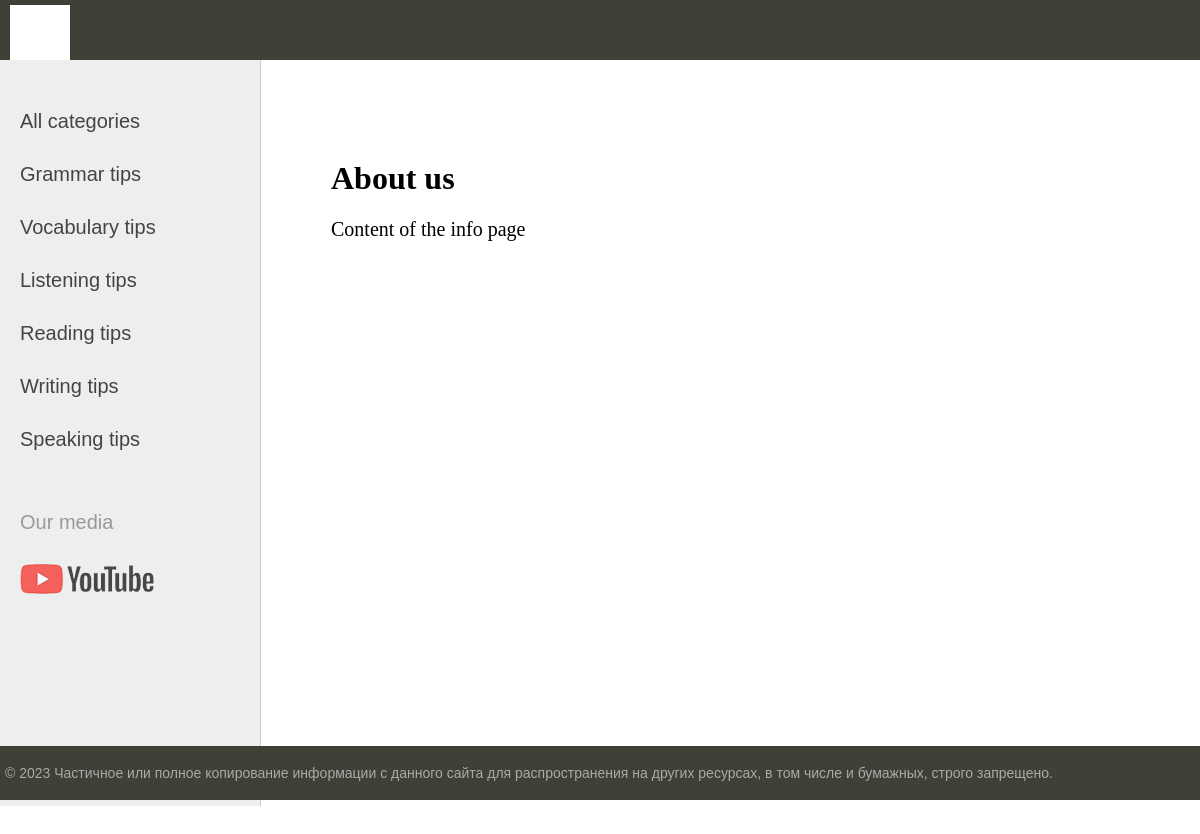
The page /about/ on the database its author committed.
### blog/models.py (models this page shows, shortened)
class Category(models.Model):
    name = models.CharField(max_length=100, db_index=True, verbose_name='Category')
    class Meta:
        verbose_name = 'Category'
        verbose_name_plural = 'Category'
        ordering = ['id']
    def get_absolute_url(self):
        return reverse('category', kwargs={'cat_id': self.pk})

### blog/views.py (the view)
# urls.py: path('about/', about, name='about'),
def about(request):
    return render(request, 'blogtemplates/about.html', {'title':'About us'})

### blog/templatetags/blog_tags.py (called while the page is built)
@register.inclusion_tag('blogtemplates/list_categories.html')
def show_categories(sort=None, cat_selected=0):
    if not cat_selected:
        cats = Category.objects.all()
    else:
        cats = Category.objects.order_by(sort)
    return {"cats": cats, "cat_selected": cat_selected}

### blog/templates/blogtemplates/about.html
{% extends 'blogtemplates/base.html' %}
{% block content %}
<h1>{{ title }}</h1>
<p>Content of the info page</p>
{% endblock %}

### blog/templates/blogtemplates/list_categories.html
{% for c in cats %}
	{% if c.pk == cat_selected %}
		<li class="selected">{{c.name}}</li>
	{% else %}
		<li><a href="{{ c.get_absolute_url }}">{{c.name}}</a></li>
	{% endif %}
{% endfor %}

### blog/static/blog/css/styles.css (style rules this page uses)
html, body { font-family: 'Arial'; margin: 0; padding: 0; height: 100%; width: 100%; color: #444; }
a { color: #0059b2; text-decoration: none; }
.left-chapters ul li { margin: 30px 0 0 0; color: #999; }
.left-chapters ul li a { color: #444; text-decoration: none; }
.content-text h1 { font-size: 32px; }

### rows shown on the page
Category: name "Grammar tips"
Category: name "Vocabulary tips"
Category: name "Listening tips"
Category: name "Reading tips"
Category: name "Writing tips"
Category: name "Speaking tips"

### other values the page prints
{{ title }} "About us"
